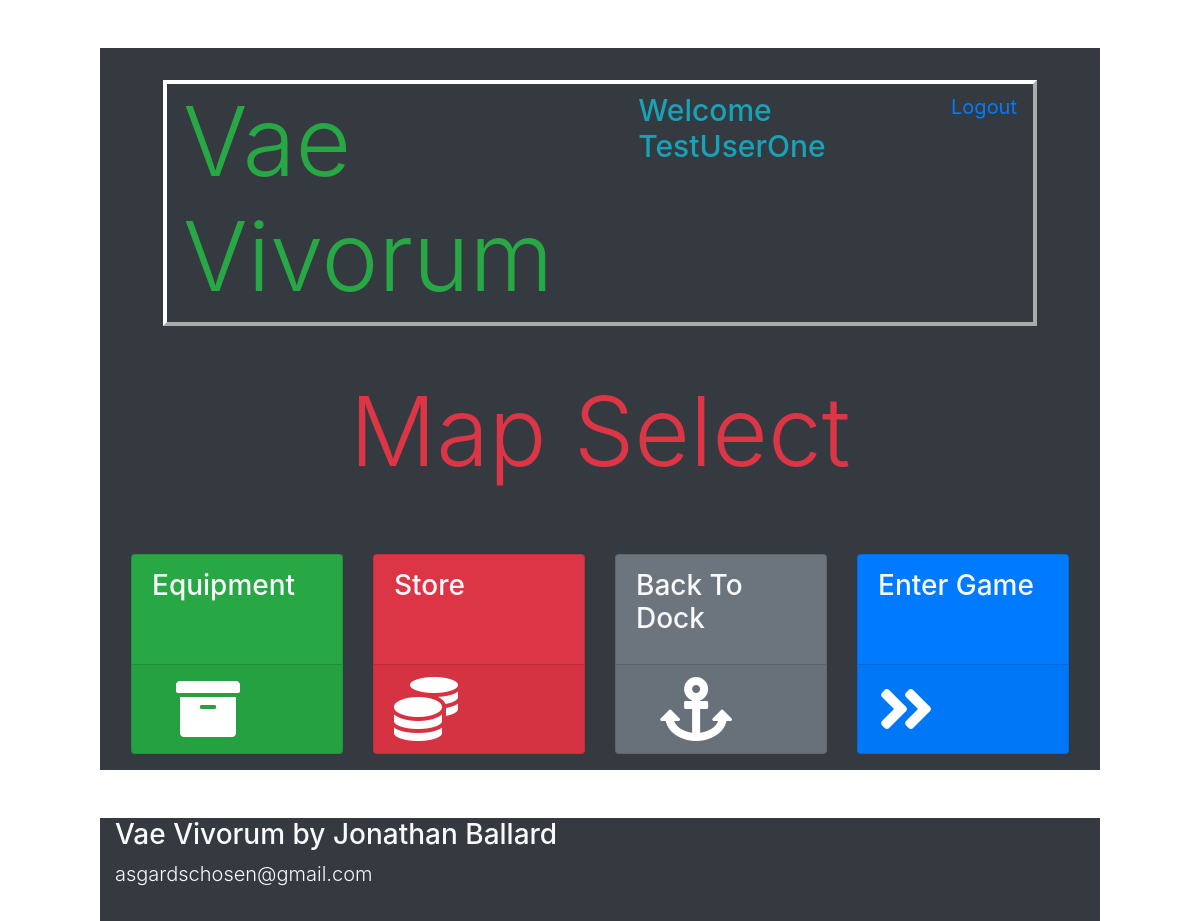
Before: /map (signed in) with the older database file.
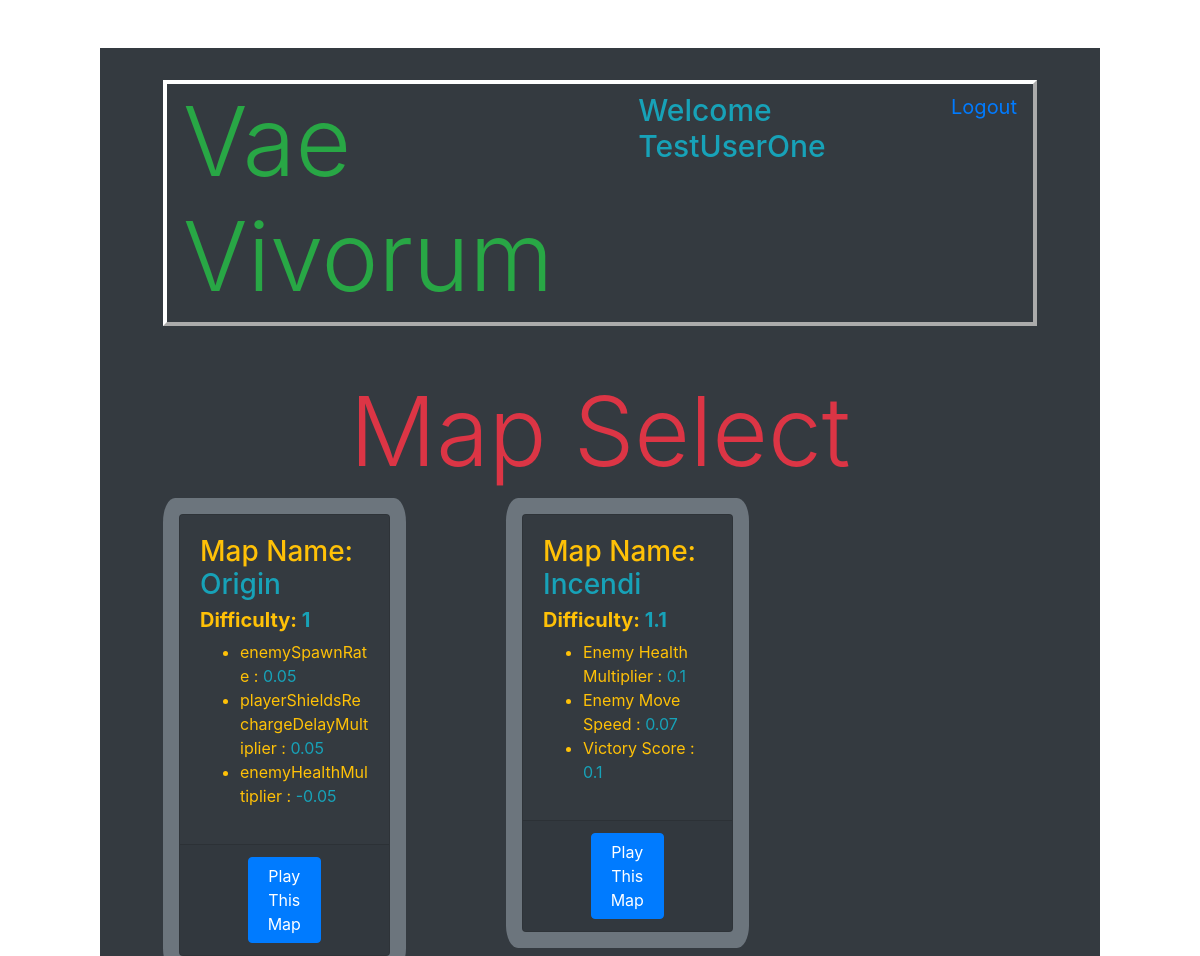
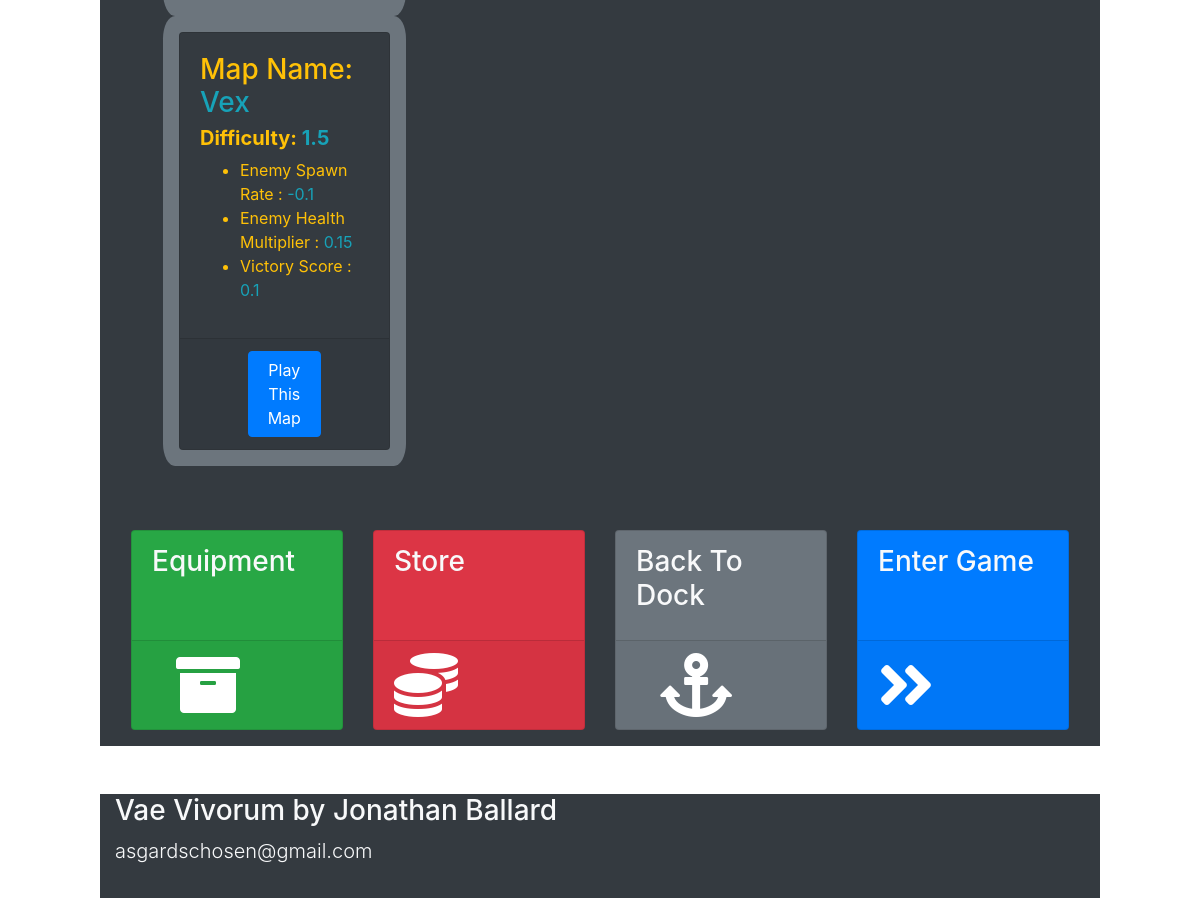
After: the same page with the newer database file (2 pictures, top to bottom).
### models.py (models this page shows)
class Users(db.Model):
    __tablename__ = "Users"
    id = db.Column(db.Integer, primary_key=True)
    username = db.Column(db.String(255))
    email = db.Column(db.String(255))
    password = db.Column(db.String(255))
    created_at = db.Column(db.DateTime)
    updated_at = db.Column(db.DateTime)
    current_kills = db.Column(db.Integer, default=0)
    current_score = db.Column(db.Integer, default=0)
    current_money = db.Column(db.Integer, default=0)
    current_xp = db.Column(db.Integer, default=0)
    current_level = db.Column(db.Integer, default=0)
    active_ship = db.Column(db.Integer, default=0)
    abilityPointsEarned = db.Column(db.Integer, default=0)
    abilityPointsSpent = db.Column(db.Integer, default = 0)
    passive1 = db.Column(db.Integer, default=0)
    passive2 = db.Column(db.Integer, default=0)
    passive3 = db.Column(db.Integer, default=0)
    passive4 = db.Column(db.Integer, default=0)
    passive5 = db.Column(db.Integer, default=0)
    passive6 = db.Column(db.Integer, default=0)
    passive7 = db.Column(db.Integer, default=0)
    passive8 = db.Column(db.Integer, default=0)
    passive9 = db.Column(db.Integer, default=0)
    passive10 = db.Column(db.Integer, default=0)
    passive11 = db.Column(db.Integer, default=0)
    passive12 = db.Column(db.Integer, default=0)
    passive13 = db.Column(db.Integer, default=0)
    passive14 = db.Column(db.Integer, default=0)
    passive15 = db.Column(db.Integer, default=0)
    passive16 = db.Column(db.Integer, default=0)
    passive17 = db.Column(db.Integer, default=0)
    passive18 = db.Column(db.Integer, default=0)
    passive19 = db.Column(db.Integer, default=0)
    passive20 = db.Column(db.Integer, default=0)
    character_active_ability_id = db.Column(db.Integer, db.ForeignKey("Active_Abilities.id", ondelete="cascade"))
    passive_abilities_this_user_has = db.relationship('User_Character', backref="characters_that_have_this_passive")

class Map(db.Model):
    __tablename__ = "Map"
    id = db.Column(db.Integer, primary_key=True)
    name = db.Column(db.String(255))
    background = db.Column(db.String(255))
    difficulty = db.Column(db.Integer)
    modifier1Name = db.Column(db.String(255))
    modifier1Amount = db.Column(db.Integer)
    modifier2Name = db.Column(db.String(255))
    modifier2Amount = db.Column(db.Integer)
    modifier3Name = db.Column(db.String(255))
    modifier3Amount = db.Column(db.Integer)

### app.py (the view)
@app.route('/map')
def map():
    loggedInUser = Users.query.get(session['id'])
    allMaps = Map.query.all()
    print('allMaps***************************************************',allMaps)
    return render_template("map.html", thisUser = loggedInUser, allMaps = allMaps)

### templates/map.html (shortened to what this page needs)
<!DOCTYPE html>
<html lang="en">
<head>
    <link rel="stylesheet" href="https://stackpath.bootstrapcdn.com/bootstrap/4.4.1/css/bootstrap.min.css">
    <link rel="stylesheet" href="https://cdnjs.cloudflare.com/ajax/libs/font-awesome/5.11.2/css/all.css" />
    <link rel="stylesheet" type="text/css" href="{{ url_for('static', filename='css/style.css') }}">
</head>
<body>
<div class="container bg-dark mt-5 text-warning pt-3 col-xl-10">
    <div id="topbar" class="d-flex flex-row mb-5 mx-5 mt-3 vaeBorder">
        <h1 class="display-1 d-inline-flex text-success ml-3">Vae Vivorum</h1>
        <h4 class="ml-auto d-inline-flex mt-2 text-info welcomeText" >Welcome {{ thisUser.username }}</h4>
        <a class="ml-5 d-inline-flex mt-2 mr-3 logoutLink" href="/logout">Logout</a>
    </div>
    <h1 class="display-1 text-center text-danger">Map Select</h1>
    {% for thisMap in allMaps %}
    <div class="mapInfoBox bg-secondary d-inline-block col-xl-3 mx-5 p-3">
        <div class="card mapCard bg-dark">
            <div class="card-body">
                <h5 class="card-title h3">Map Name: <span class="text-info h3" id="mapNameText">{{ thisMap.name }}</span></h5>
                <h6 class="card-subtitle mb-2 lead font-weight-bold text-warning">Difficulty: <span class="text-info" id="difficultyText">{{ thisMap.difficulty }}</span></h6>
                <ul>
                    <li><span id="modifier1Name">{{ thisMap.modifier1Name }}</span> : <span class="text-info" id="modifier1Amount">{{ thisMap.modifier1Amount }}</span></li>
                    <li><span id="modifier2Name">{{ thisMap.modifier2Name }}</span> : <span class="text-info" id="modifier2Amount">{{ thisMap.modifier2Amount }}</span></li>
                    <li><span id="modifier3Name">{{ thisMap.modifier3Name }}</span> : <span class="text-info" id="modifier3Amount">{{ thisMap.modifier3Amount }}</span></li>
                </ul>
            </div>
            <div class="card-footer">
                <a id="mapSelect" href="{{ url_for('gameId', mapID = thisMap.id) }}" class="d-block btn btn-primary mx-5">Play This Map</a>
            </div>
        </div>
    </div>
    {% endfor %}
    <div class="card-deck iconDiv mt-5 p-3 mb-5">
        <div class="card iconCard bg-success">
            <div class="card-body">
                <h3 class="card-subtitle mb-2 text-light">Equipment</h3>
            </div>
            <div class="card-footer">
                <a href="/equipment"><i class="ml-4 fas fa-4x fa-archive"></i></a>
            </div>
        </div>
        <div class="card iconCard bg-danger">
            <div class="card-body">
                <h3 class="card-subtitle mb-2 text-light">Store</h3>
            </div>
            <div class="card-footer">
                <a href="/store"><i class="fas fa-4x fa-coins"></i></a>
            </div>
        </div>
        <div class="card iconCard bg-secondary">
            <div class="card-body">
                <h3 class="card-subtitle mb-2 text-light">Back To Dock</h3>
            </div>
            <div class="card-footer">
                <a href="/dock"><i class="ml-4 fas fa-4x fa-anchor"></i></a>
            </div>
        </div>
        <div class="card iconCard bg-primary">
            <div class="card-body">
                <h3 class="card-subtitle mb-2 text-light">Enter Game</h3>
            </div>
            <div class="card-footer">
                <a href="/game"><i class="fas fa-4x fa-angle-double-right"></i></a>
            </div>
        </div>
    </div>
</div>
<div id="bottombar" class="container bg-dark col-xl-10 mt-3 pb-3 text-light">
    <h3>Vae Vivorum by Jonathan Ballard</h3>
    <p class="lead">asgardschosen@gmail.com</p>
</div>
</body>
</html>

### static/css/style.css (style rules this page uses)
.fas { color: white; }
.vaeBorder { border: 4px outset white; }
.logoutLink { font-size: 20px; }
.welcomeText { font-size: 30px; }
.mapInfoBox { border-radius: 5%; }

Changed rows visible on the page:
added Map: name "Origin", difficulty "1", modifier1Name "enemySpawnRate", modifier1Amount "0.05", modifier2Name "playerShieldsRechargeDelayMultiplier", modifier2Amount "0.05", modifier3Name "enemyHealthMultiplier", modifier3Amount "-0.05"
added Map: name "Incendi", difficulty "1.1", modifier1Name "Enemy Health Multiplier", modifier1Amount "0.1", modifier2Name "Enemy Move Speed", modifier2Amount "0.07", modifier3Name "Victory Score", modifier3Amount "0.1"
added Map: name "Vex", difficulty "1.5", modifier1Name "Enemy Spawn Rate", modifier1Amount "-0.1", modifier2Name "Enemy Health Multiplier", modifier2Amount "0.15", modifier3Name "Victory Score", modifier3Amount "0.1"
